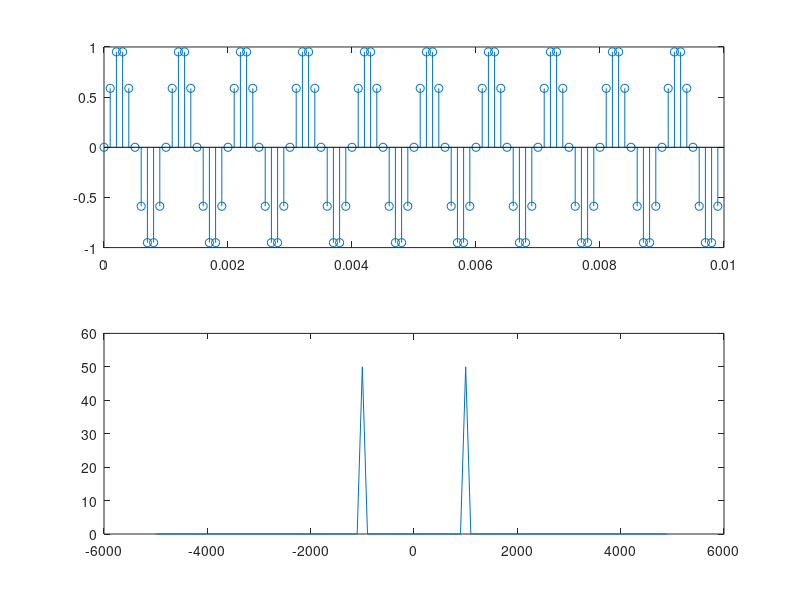

Reproduce this figure in MATLAB. (Note: this script raises an error after producing the figure.)
clc
clear
close all
%% 
fs=10e3;
f0=1e3;
L=100;
t=(0:L-1)/fs;
x=sin(2*pi*f0*t);
X=fftshift(fft(x));
%%
ff=(-L/2:L/2-1)*(fs/L);
figure
subplot(2,1,1)
stem(t,x)
subplot(2,1,2)
plot(ff,abs(X))
suptitle('source signal')
%%
n=2;
x=[x;zeros(n,L)];
y=reshape(x,1,(n+1)*L);
fs=(n+1)*fs;
L=(n+1)*L;
ff=(-L/2:L/2-1)*(fs/L);
t=(0:L-1)/fs;

Y=fftshift(fft(y));
figure
subplot(2,1,1)
stem(t,y)
subplot(2,1,2)
plot(ff,abs(Y))
suptitle('Interpolation')

%% CIC
D=n+3;
h=ones(1,D);
y_fil=conv(y,h);
%y_fil=conv(y_fil,h); %% CIC - CIC
Y_fil=fftshift(fft(y_fil));
y_cic=y_fil(1:D:end);
Y_cic=fftshift(fft(y_cic));
figure
subplot(2,1,1)
stem(y_fil)
subplot(2,1,2)
stem(y_cic)

figure
subplot(2,1,1)
plot(abs(Y_fil))
subplot(2,1,2)
plot(abs(Y_cic))

%% equivalent CIC 
y_fil2=sum(y(1:1+D));
for ii=2+D:D:length(Y)-D    
    y_fil2=[y_fil2, sum(y(ii:ii+D))];
end
Y_fil2=fftshift(fft(y_fil2));
figure
stem(y_fil2)
figure
plot(abs(Y_fil2))
